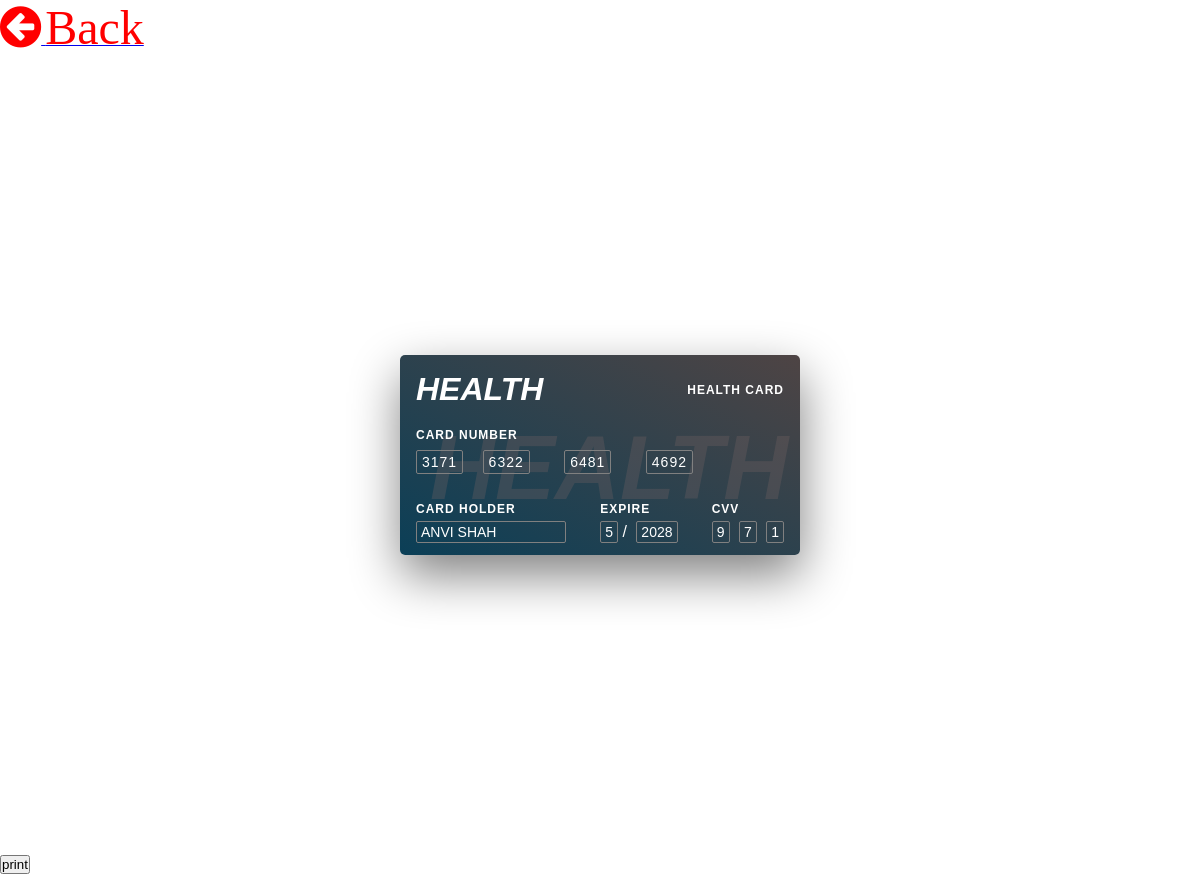
The page /health_card (signed in) on the database its author committed.
### health/models.py (models this page shows, shortened)
class Patient(models.Model):
    user = models.ForeignKey(User,on_delete=models.CASCADE,null=True)
    blood_group = models.CharField(max_length=10,choices=blood_group,null=True)
    health_uid = models.CharField(max_length=16,null=True)
    ex_year= models.CharField(max_length=10,null=True)
    ex_month= models.CharField(max_length=10,null=True)
    cvv = models.CharField(max_length=10,null=True)
    mobile = models.CharField(max_length=10,null=True)
    address = models.CharField(max_length=100,null=True)
    card_status = models.CharField(max_length=100,null=True)
    dob = models.DateField(null=True)
    image = models.FileField(null=True)

### health/views.py (the view)
# urls.py: path('health_card',health_card,name="health_card"),
def health_card(request):
    data=Patient.objects.get(user = request.user)
    if data.health_uid == None:
        while 1:
            uid_no = generate_uid()
            pat = Patient.objects.filter(health_uid=uid_no)
            if pat:
                continue
            else:
                data.health_uid = uid_no
                num = random.randrange(1, 10**3)
                cv_no = str(random.randrange(1, 10**3))
                if len(cv_no) == 2:
                    data.cvv = "1"+cv_no
                elif len(cv_no) == 1:
                    data.cvv = "1"+cv_no+"2"
                elif len(cv_no) == 0:
                    data.cvv = "123"
                else:
                    data.cvv = cv_no
                data.ex_month = int(datetime.date.today().month)
                data.ex_year = int(datetime.date.today().year) + 5
                data.save()
                break
    first = data.health_uid[:4]
    second = data.health_uid[4:8]
    third = data.health_uid[8:12]
    fourth = data.health_uid[12:16]
    d={'data':data,'first':first,'second':second,'third':third,'fourth':fourth}
    return render(request,'patient/health_card.html',d)

### health/views.py (called while the page is built)
def generate_uid():
    uid_no = ""
    digits = [0] * 10
    for i in range(10000):
        x = str(uuid.uuid4().int)[:4]
        for d in x:
            digits[int(d)] += 1
    for i in digits[:4]:
        uid_no+=str(i)
    return uid_no

### health/templates/patient/health_card.html (shortened to what this page needs)
<html lang="en">
<head>
</head>
<link rel="stylesheet" href="https://cdnjs.cloudflare.com/ajax/libs/font-awesome/4.7.0/css/font-awesome.min.css">
<body>
<a href="{% url 'patient_dashboard' %}" ><i class="fa fa-arrow-circle-left" style="font-size:48px;color:red"></i> <span style="font-size:48px;color:red"">Back</span></a>
    <div class="container">
        <div class="card print-container">
             <h3><i>health</i></h3>
            <div class="top">
                <h1><i>health</i></h1>
                <h2>Health Card</h2>
            </div>
            <div class="mid">
                <h2>card number</h2>
                <div class="card-number">
                    <span>{{first}}</span>
                    <span>{{second}}</span>
                    <span>{{third}}</span>
                    <span>{{fourth}}</span>
                </div>
            </div>
            <div class="bottom">
                <div class="card-holder">
                    <h2>card holder</h2>
                    <span>{{data.user.first_name}} {{data.user.last_name}}</span>
                </div>
                <div class="express">
                    <h2>expire</h2>
                    <span>{{data.ex_month}}</span> /
                    <span>{{data.ex_year}}</span>
                </div>
                <div class="cvv">
                    <h2>cvv</h2>
                    <span>{{data.cvv.0}}</span>
                    <span>{{data.cvv.1}}</span>
                    <span>{{data.cvv.2}}</span>
                </div>
            </div>
        </div>
    </div>
<button onclick="window.print();">print</button>
</body>
</html>

### health/templates/patient/health_card.html (style rules this page uses)
* { margin: 0; padding: 0; box-sizing: border-box; }
.container { width: 100vw; height: 100vh; display: flex; justify-content: center; align-items: center; font-family: sans-serif; font-weight: 100; color: white; }
.card { width: 400px; height: 200px; position: relative; background: linear-gradient(to top right, rgb(11,63,87), rgb(78,68,68)); box-shadow: 1px 20px 50px grey; border-radius: 5px; padding: 1em; z-index: 2; }
.card .top { display: flex; justify-content: space-between; align-items: center; }
h1 { font-size: 32px; text-transform: uppercase; }
h2 { font-size: 12px; text-transform: uppercase; letter-spacing: 1px; }
h3 { position: absolute; bottom: 35px; left: 30px; font-size: 90px; text-transform: uppercase; color: rgb(120,101,101); opacity: 0.3; z-index: -4; }
.card .mid { display: flex; flex-direction: column; margin-top: 20px; }
.card .mid .card-number span { border: 1px solid grey; padding: 3px 5px; display: inline-block; font-size: 14px; letter-spacing: 1px; border-radius: 2px; }
.card-number span + span { margin: 8px 15px; }
.card .bottom { display: flex; justify-content: space-between; align-items: center; margin-top: 20px; }
.card .bottom span { display: inline-block; border: 1px solid grey; padding: 2px 4px; border-radius: 2px; font-size: 14px; margin-top: 5px; text-transform: uppercase; }
.card .bottom .card-holder span { width: 150px; height: 22px; }
.bottom span + span { margin-left: 5px; }

### rows shown on the page
Patient: user.first_name "ANVI", user.last_name "SHAH", ex_month "5", ex_year "2028", cvv.0 "9", cvv.1 "7", cvv.2 "1"

### other values the page prints
{{ first }} "3171"
{{ second }} "6322"
{{ third }} "6481"
{{ fourth }} "4692"
